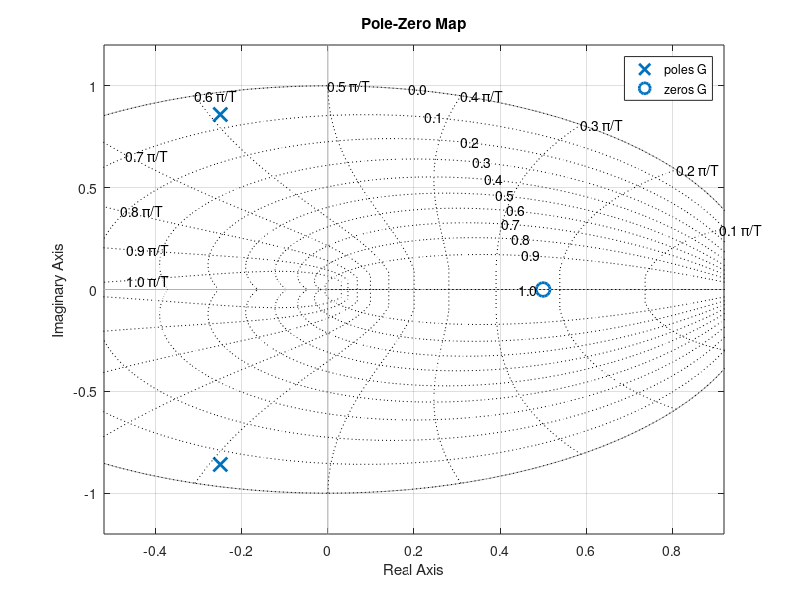

This chart was generated by the following MATLAB code:
% Pole-zero map of a discrete system
num=[1 -0.5]; den=[1 0.5 0.8]; %transfer function numerator and denominator
Ts=0.1; %sampling period
G=tf(num,den,Ts); %transfer function
pzmap(G); %pole-zero map
zgrid
